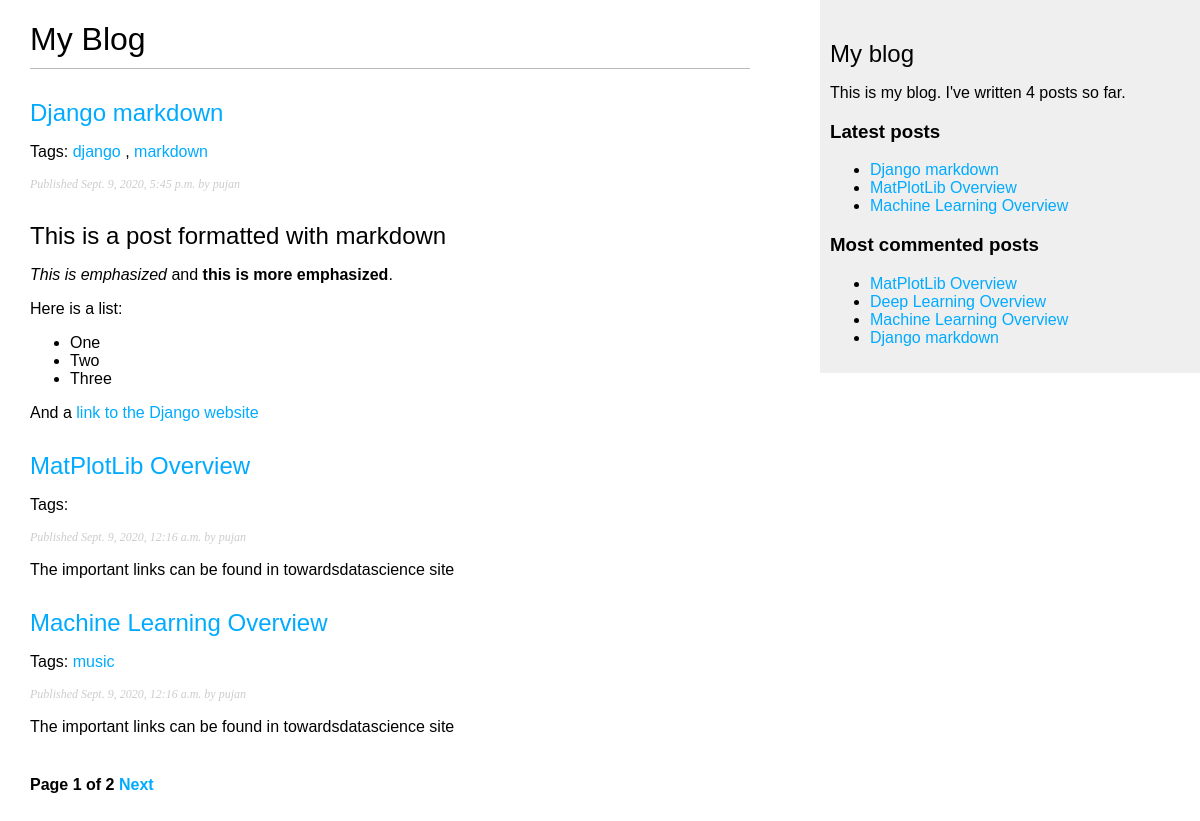
Screenshot of /blog/ with the database file from the repository.
### blog/models.py (models this page shows, shortened)
class Post(models.Model):
    STATUS_CHOICES = (
        ('draft', 'Draft'),
        ('published', 'Published')
    )
    title = models.CharField(max_length=250)
    slug = models.SlugField(max_length=250, unique_for_date='publish')
    author = models.ForeignKey(User, on_delete=models.CASCADE, related_name='blog_posts')
    body = models.TextField()
    publish = models.DateTimeField(default=timezone.now)
    created = models.DateTimeField(auto_now_add=True)
    updated = models.DateTimeField(auto_now=True)
    status = models.CharField(max_length=10, choices=STATUS_CHOICES, default='draft')
    objects = models.Manager()
    published = PublishedManager()
    tags = TaggableManager()
    class Meta:
        ordering = ('-publish',)
    def get_absolute_url(self):
        return reverse('blog:post_detail',
                       args=[self.publish.year,
                             self.publish.month,
                             self.publish.day, self.slug])

### blog/views.py (the view)
# urls.py: path('', views.post_list, name='post_list'),
def post_list(request, tag_slug=None):
    object_list = Post.published.all()
    tag = None
    if tag_slug:
        tag = get_object_or_404(Tag, slug=tag_slug)
        object_list = object_list.filter(tags__in=[tag])
    paginator = Paginator(object_list, 3) # 3 posts in each page
    page = request.GET.get('page')
    try:
        posts = paginator.page(page)
    except PageNotAnInteger:
        posts = paginator.page(1)
    except EmptyPage:
        posts = paginator.page(paginator.num_pages)
    return render(request, 'blog/post/list.html', {'page': page, 'posts': posts, 'tag': tag})

### blog/models.py (called while the page is built)
    def get_queryset(self):
        return super(PublishedManager, self).get_queryset().filter(status='published')

### blog/templatetags/blog_tags.py (called while the page is built)
@register.simple_tag
def total_posts():
    return Post.published.count()

@register.inclusion_tag('blog/post/latest_posts.html')
def show_latest_posts(count=5):
    latest_posts = Post.published.order_by('-publish')[:count]
    return {'latest_posts': latest_posts}

@register.simple_tag
def get_most_commented_posts(count=5):
    return Post.published.annotate(total_comments=Count('comments')).order_by('-total_comments')[:count]

@register.filter(name="markdown")
def markdown_format(text):
    return mark_safe(markdown.markdown(text))

### blog/templates/blog/post/list.html (shortened to what this page needs)
{% extends "blog/base.html" %}
{% load blog_tags %}
{% block content %}
    <h1>My Blog</h1>
    {% for post in posts %}
        <h2>
            <a href="{{ post.get_absolute_url }}">
                {{ post.title }}
            </a>
        </h2>
        <p class="tags">
            Tags:
            {% for tag in post.tags.all %}
                <a href="{% url "blog:post_list_by_tag" tag.slug %}">
                    {{ tag.name }}
                </a>
                {% if not forloop.last %}, {% endif %}
            {% endfor %}
        </p>
        <p class="date">
            Published {{ post.publish }} by {{ post.author }}
        </p>
        {{ post.body|markdown|truncatewords_html:30 }}
    {% endfor %}
    {% include "pagination.html" with page=posts %}
{% endblock %}

### blog/templates/blog/base.html (shortened to what this page needs)
<!DOCTYPE html>
{% load blog_tags %}
{% load static %}
<html>
<head>
    <link href="{% static 'css/blog.css' %}" rel="stylesheet">
</head>
<body>
    <div id="content">
        {% block content %}
        {% endblock %}
    </div>
    <div id="sidebar">
        <h2>My blog</h2>
        <p>This is my blog. I've written {% total_posts %} posts so far.</p>
        <h3>Latest posts</h3>
        {% show_latest_posts 3 %}
        <h3>Most commented posts</h3>
        {% get_most_commented_posts as most_commented_posts %}
        <ul>
            {% for post in most_commented_posts %}
                <li>
                    <a href="{{ post.get_absolute_url }}">{{ post.title }}</a>
                </li>
            {% endfor %}
        </ul>
    </div>
</body>
</html>

### blog/templates/blog/post/latest_posts.html
<ul>
    {% for post in latest_posts %}
        <li>
            <a href="{{ post.get_absolute_url }}">{{ post.title }}</a>
        </li>
    {% endfor %}
</ul>

### blog/static/css/blog.css (style rules this page uses)
body { margin:0; padding:0; font-family:helvetica, sans-serif; }
a { color:#00abff; text-decoration:none; }
h1 { font-weight:normal; border-bottom:1px solid #bbb; padding:0 0 10px 0; }
h2 { font-weight:normal; margin:30px 0 0; }
#content { float:left; width:60%; padding:0 0 0 30px; }
#sidebar { float:right; width:30%; padding:10px; background:#efefef; height:100%; }
p.date { color:#ccc; font-family: georgia, serif; font-size: 12px; font-style: italic; }

### rows the page displays
Post: title "Django markdown", publish "Sept. 9, 2020, 5:45 p.m.", author "pujan", body "This is a post formatted with markdown This is emphasized and this is more emphasized . Here is a list: One Two Three And a link to the Django website"
Tag: name "django"
Tag: name "markdown"
Post: title "MatPlotLib Overview", publish "Sept. 9, 2020, 12:16 a.m.", author "pujan", body "The important links can be found in towardsdatascience site"
Post: title "Machine Learning Overview", publish "Sept. 9, 2020, 12:16 a.m.", author "pujan", body "The important links can be found in towardsdatascience site"
Tag: name "music"
Post: title "Deep Learning Overview"

### other values shown
{{ page.number }} "1"
{{ page.paginator.num_pages }} "2"
